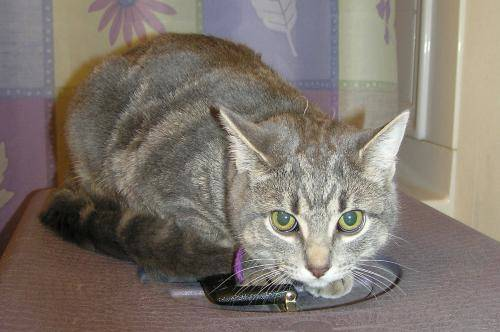
#> input picture images/cat.82.jpg, 500 x 332 px
$ jupyter execute '边缘检测.ipynb'   (shell and % lines are left out)
#> lines starting #> are read from the running program, lines starting #| are printed output that depends on the picture; after the words box and inside, x2 and y2 are one past the last pixel; in counts of white or black regions, pixels touching at a corner belong together
#### Canny 边缘检测
 - 1) 使用高斯滤波器，以平滑图像，滤除噪声
 - 2) 计算图像中每个像素点的梯度强度和方向
 - 3) 应用非极大值抑制(Non-Maximum Suppression)，以消除边缘检测带来的杂散响应
 - 4) 应用双阈值(Double-Threshold)检测来确定真实和潜在的边缘
 - 5) 通过抑制鼓励的弱边缘最终完成边缘检测

###### 1、高斯滤波器  <-- 这里进行了归一化处理

###### 2、梯度和方向 (sobel算子)

###### 3、非极大值抑制

###### 4、双阈值检测

[cell 1]
import cv2
import matplotlib.pyplot as plt
import numpy as np

[cell 2]
img = cv2.imread('images/lena.jpg',cv2.IMREAD_GRAYSCALE)
v1 = cv2.Canny(img,80,150)
v2 = cv2.Canny(img,80,100)

res = np.hstack([img,v1,v2])
cv2.imshow('canny',res)
cv2.waitKey(0)
cv2.destroyAllWindows()

[cell 3]
cat = cv2.imread('images/cat.82.jpg',cv2.IMREAD_GRAYSCALE)
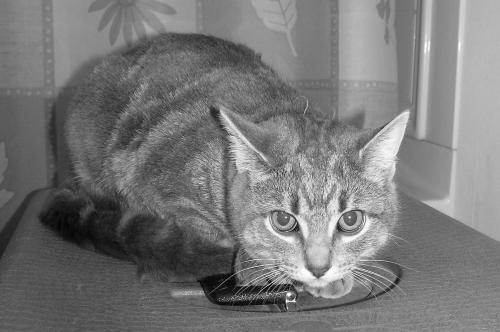
#> cat: shape (332, 500); min 0, max 255, mean 120.1
v1 = cv2.Canny(cat,120,250)
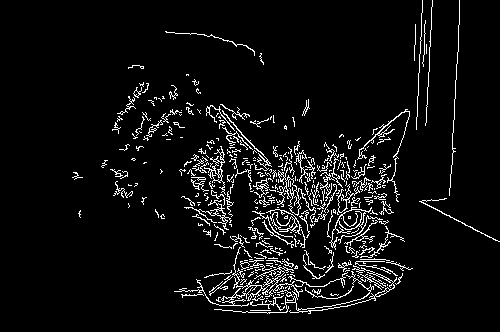
#> v1: shape (332, 500); 5.9% white in thin lines or dots, all inside (x1, y1, x2, y2) = (72, 0, 500, 314)
v2 = cv2.Canny(cat,50,100)
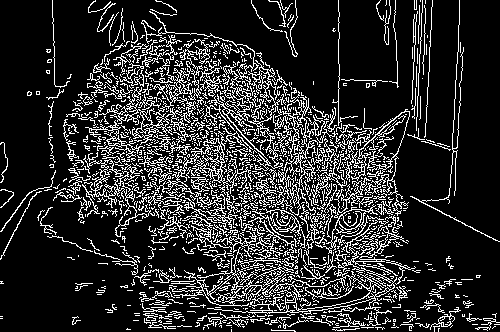
#> v2: shape (332, 500); 17.6% white in thin lines or dots

res = np.hstack((cat,v1,v2))
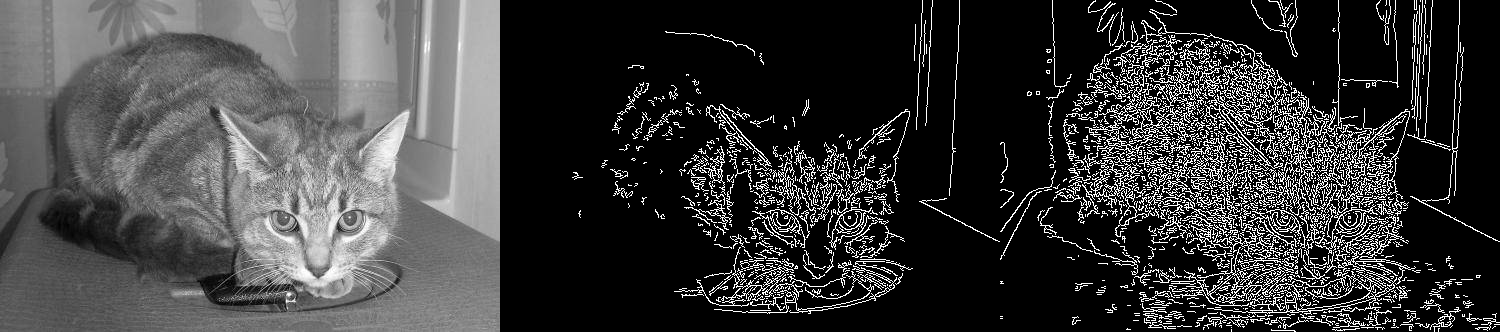
#> res: shape (332, 1500); min 0, max 255, mean 60
cv2.imshow('cat',res)
cv2.waitKey(0)
cv2.destroyAllWindows()

$ run again, with images/cat.100.jpg copied over images/cat.82.jpg
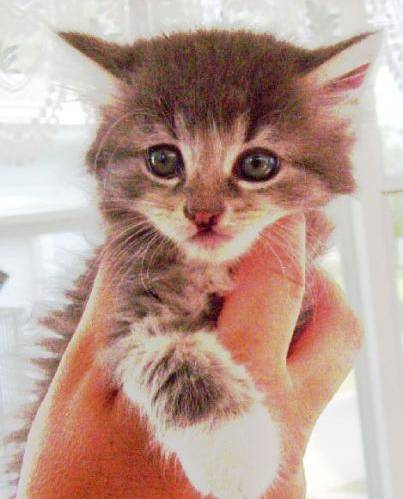
#> input picture images/cat.100.jpg, 403 x 499 px
#> `v1 = cv2.Canny(cat,120,250)`:
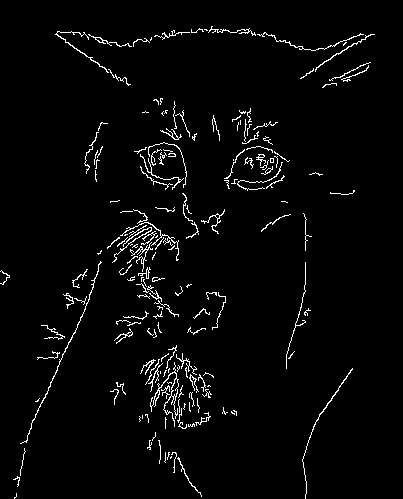
#> v1: shape (499, 403); 3% white in thin lines or dots, all inside (x1, y1, x2, y2) = (0, 26, 375, 499)
#> v2: shape (499, 403); 15.7% white in thin lines or dots
#> `res = np.hstack((cat,v1,v2))`:
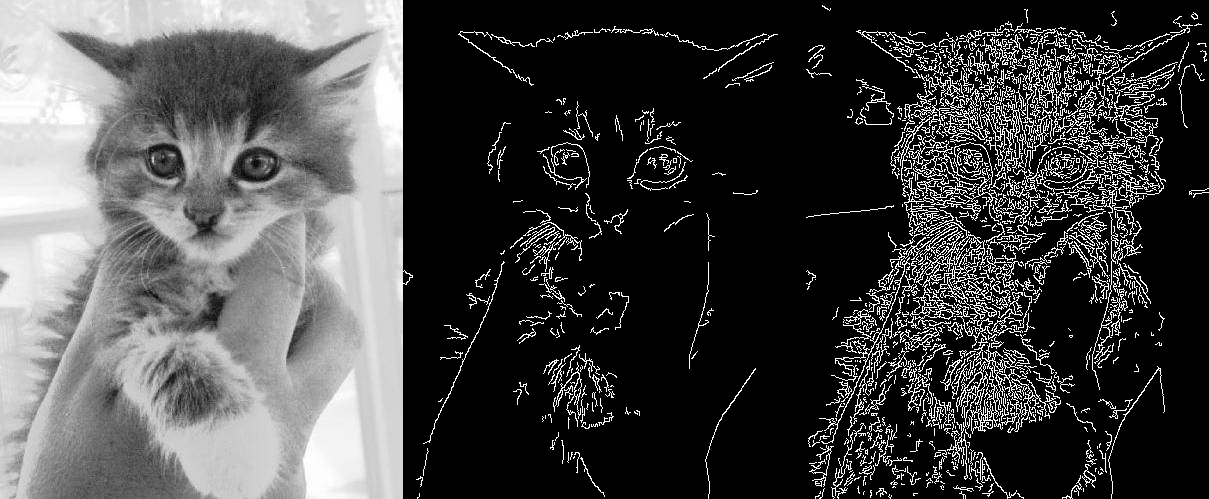
#> res: shape (499, 1209); min 0, max 255, mean 71.4

$ run again, with images/cat.101.jpg copied over images/cat.82.jpg
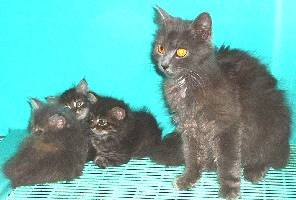
#> input picture images/cat.101.jpg, 296 x 200 px
#> `v1 = cv2.Canny(cat,120,250)`:
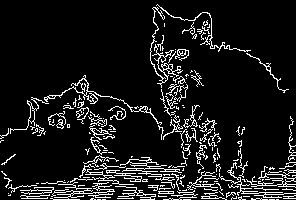
#> v1: shape (200, 296); 10.1% white in thin lines or dots
#> v2: shape (200, 296); 18% white in thin lines or dots
#> `res = np.hstack((cat,v1,v2))`:
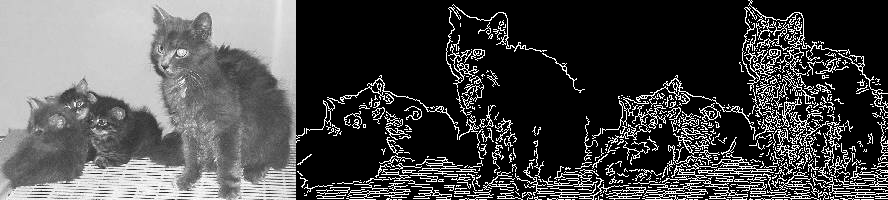
#> res: shape (200, 888); min 0, max 255, mean 75.8

$ run again, with images/cat.102.jpg copied over images/cat.82.jpg
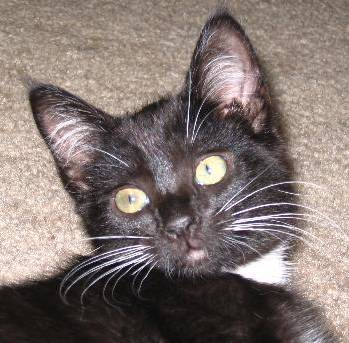
#> input picture images/cat.102.jpg, 349 x 343 px
#> `v1 = cv2.Canny(cat,120,250)`:
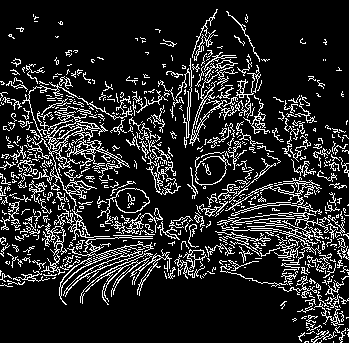
#> v1: shape (343, 349); 14.8% white in thin lines or dots
#> v2: shape (343, 349); 30.8% white in thin lines or dots
#> `res = np.hstack((cat,v1,v2))`:
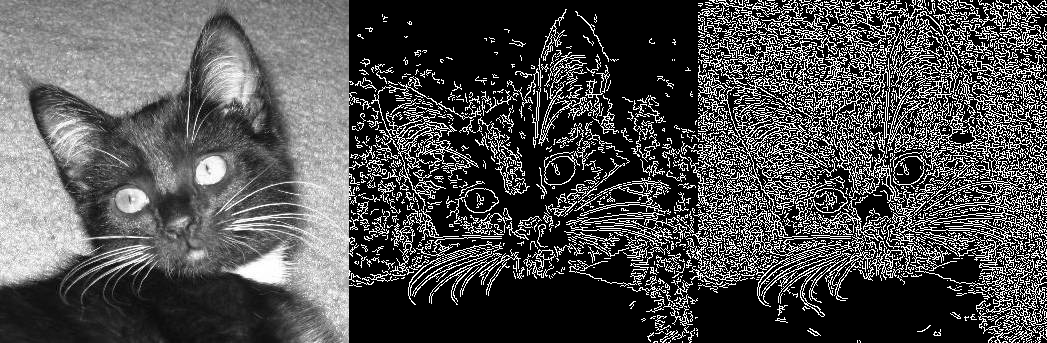
#> res: shape (343, 1047); min 0, max 255, mean 78.5
